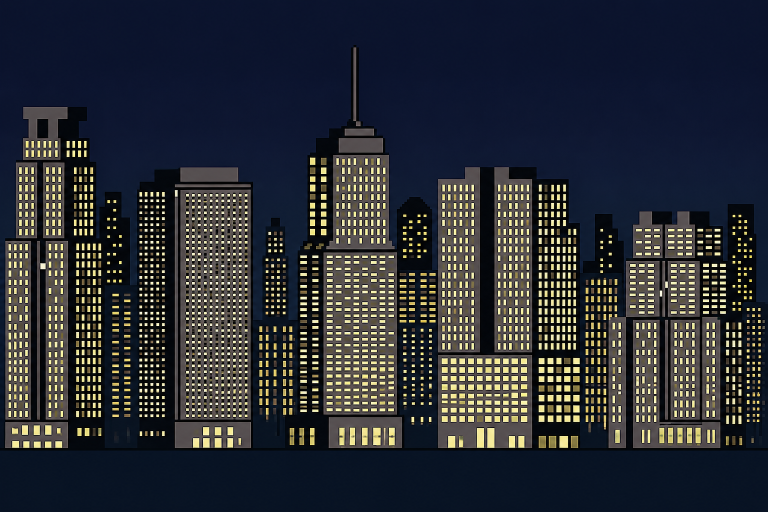
#> input picture src/assets/UI/backdrops/city.png, 1536 x 1024 px (shown at 1/2 size); its folder holds 4 pictures in this run
$ python convert_media_assets.py
#> lines starting #> are read from the running program, lines starting #| are printed output that depends on the picture
"""Generate device-sized LVGL 9.5 BitBlocks sprite/backdrop descriptors."""
from pathlib import Path
import re
import shutil
from PIL import Image

MEDIA_ROOT=Path(__file__).resolve().parent.parent
GENERATED=Path(__file__).resolve().parent/"generated"

def identifier(value):
    value=re.sub(r"[^0-9A-Za-z_]","_",value).lower()
    if not value or value[0].isdigit():value="asset_"+value
    return re.sub(r"_+","_",value)

def format_bytes(data):
    return ",\n".join("    "+",".join(f"0x{x:02x}" for x in data[i:i+32]) for i in range(0,len(data),32))

def fit_sprite(source,size):
    image=source.convert("RGBA");bounds=image.getbbox()
    if bounds:image=image.crop(bounds)
    image.thumbnail((size,size),Image.Resampling.NEAREST)
    canvas=Image.new("RGBA",(size,size),(0,0,0,0))
    canvas.alpha_composite(image,((size-image.width)//2,(size-image.height)//2))
    return canvas

def argb8888_payload(image):
    rgba=image.tobytes();out=bytearray(len(rgba))
    for i in range(0,len(rgba),4):out[i:i+4]=(rgba[i+2],rgba[i+1],rgba[i],rgba[i+3])
    return bytes(out),"LV_COLOR_FORMAT_ARGB8888",image.width*4

def rgb565_payload(image):
    out=bytearray(image.width*image.height*2);i=0
    for r,g,b in image.convert("RGB").getdata():
        value=((r&0xf8)<<8)|((g&0xfc)<<3)|(b>>3)
        out[i]=value&0xff;out[i+1]=value>>8;i+=2
    return bytes(out),"LV_COLOR_FORMAT_RGB565",image.width*2

def write_group(folder,input_dir,prefix,transform,payload_fn):
    output=GENERATED/folder;output.mkdir(parents=True,exist_ok=True);entries=[];total=0
    for path in sorted(input_dir.glob("*.png"),key=lambda p:p.name.lower()):
        image=transform(Image.open(path));payload,color_format,stride=payload_fn(image);total+=len(payload)
        slug=identifier(path.stem);symbol=f"bitblocks_{prefix}_{slug}";array=f"{symbol}_data"
        text=f'''#include "{folder}_manifest.h"

#ifndef LV_ATTRIBUTE_MEM_ALIGN
#define LV_ATTRIBUTE_MEM_ALIGN
#endif
#ifndef LV_ATTRIBUTE_LARGE_CONST
#define LV_ATTRIBUTE_LARGE_CONST
#endif

static const LV_ATTRIBUTE_MEM_ALIGN LV_ATTRIBUTE_LARGE_CONST uint8_t {array}[] = {{
{format_bytes(payload)}
}};

const lv_image_dsc_t {symbol} = {{
    .header.magic = LV_IMAGE_HEADER_MAGIC,
    .header.cf = {color_format},
    .header.flags = 0,
    .header.w = {image.width},
    .header.h = {image.height},
    .header.stride = {stride},
    .data_size = sizeof({array}),
    .data = {array},
}};
'''
        (output/f"{slug}.c").write_text(text,encoding="utf-8");entries.append(symbol)
    manifest=["#pragma once","",'#include "lvgl.h"',""]+[f"extern const lv_image_dsc_t {symbol};" for symbol in entries]
    (output/f"{folder}_manifest.h").write_text("\n".join(manifest)+"\n",encoding="utf-8")
    return len(entries),total

def main():
    if GENERATED.exists():shutil.rmtree(GENERATED)
    sprite_dir=MEDIA_ROOT/"sprites";backdrop_dir=MEDIA_ROOT/"backdrops"
    results={
        "sprites_128":write_group("sprites_128",sprite_dir,"sprite_128",lambda im:fit_sprite(im,128),argb8888_payload),
        "sprites_64":write_group("sprites_64",sprite_dir,"sprite_64",lambda im:fit_sprite(im,64),argb8888_payload),
        "backdrops_480x320":write_group("backdrops_480x320",backdrop_dir,"backdrop_480x320",lambda im:im.convert("RGB").resize((480,320),Image.Resampling.NEAREST),rgb565_payload),
    }
#> call 3 of write_group, with folder = 'backdrops_480x320', prefix = 'backdrop_480x320'
#> in write_group (call 3), `image = transform(Image.open(path))`:
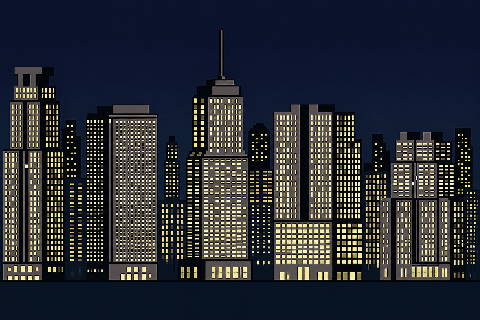
#> image: PIL image 480x320 RGB; mean R, G, B 42.9, 46.3, 52.8
#> in write_group (call 3), `payload, color_format, stride = payload_fn(image)`: color_format = 'LV_COLOR_FORMAT_RGB565'; stride = 960
#> in write_group (call 3), `total += len(payload)`: total = 307200
#> pass 2 of the loop in write_group, `for path in sorted(input_dir.glob("*.png"),key=lambda p:p.name.lower()):`:
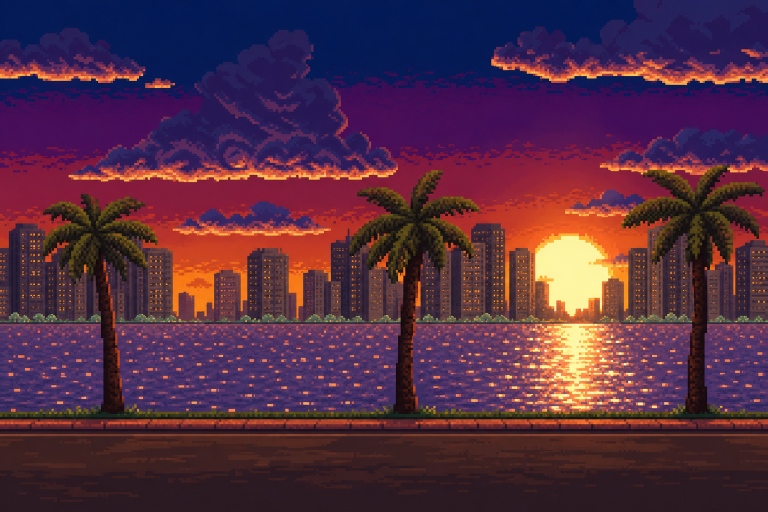
#> input picture src/assets/UI/backdrops/city2.png, 1536 x 1024 px (shown at 1/2 size)
#> in write_group (call 3), `image = transform(Image.open(path))`:
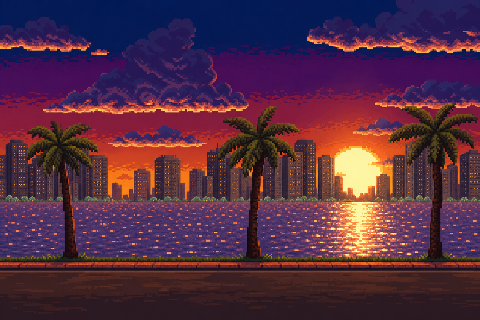
#> image: PIL image 480x320 RGB; mean R, G, B 83.5, 45.3, 67
#> total = 614400
#> pass 3 of the loop in write_group, `for path in sorted(input_dir.glob("*.png"),key=lambda p:p.name.lower()):`:
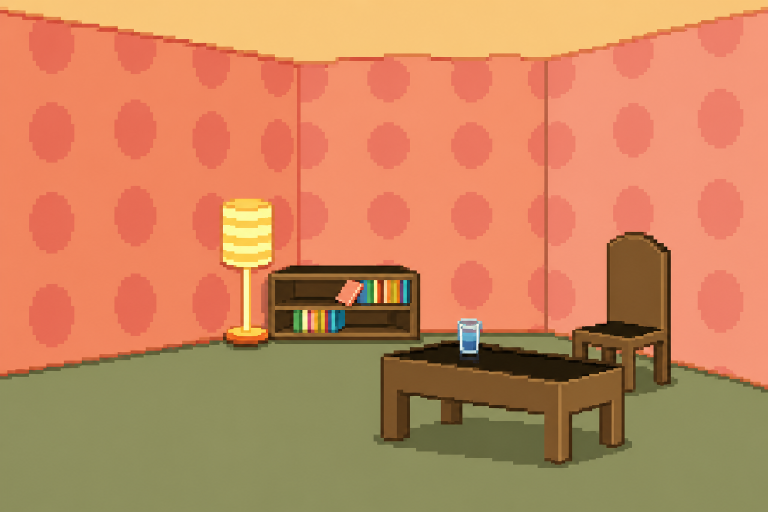
#> input picture src/assets/UI/backdrops/room.png, 1536 x 1024 px (shown at 1/2 size)
#> in write_group (call 3), `image = transform(Image.open(path))`:
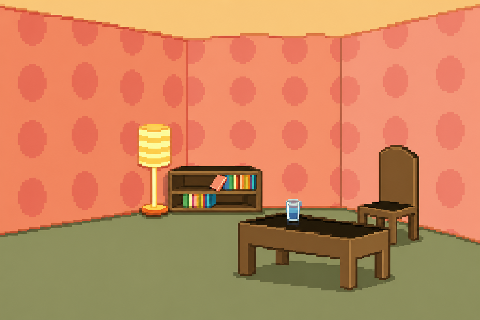
#> image: PIL image 480x320 RGB; mean R, G, B 199.4, 134.9, 93.6
#> total = 921600
#> the loop made 4 passes; the first 3 are shown
    for name,(count,total) in results.items():print(f"{name}: count={count} payload={total}")
    print(f"combined={sum(total for _,total in results.values())}")

if __name__=="__main__":main()
